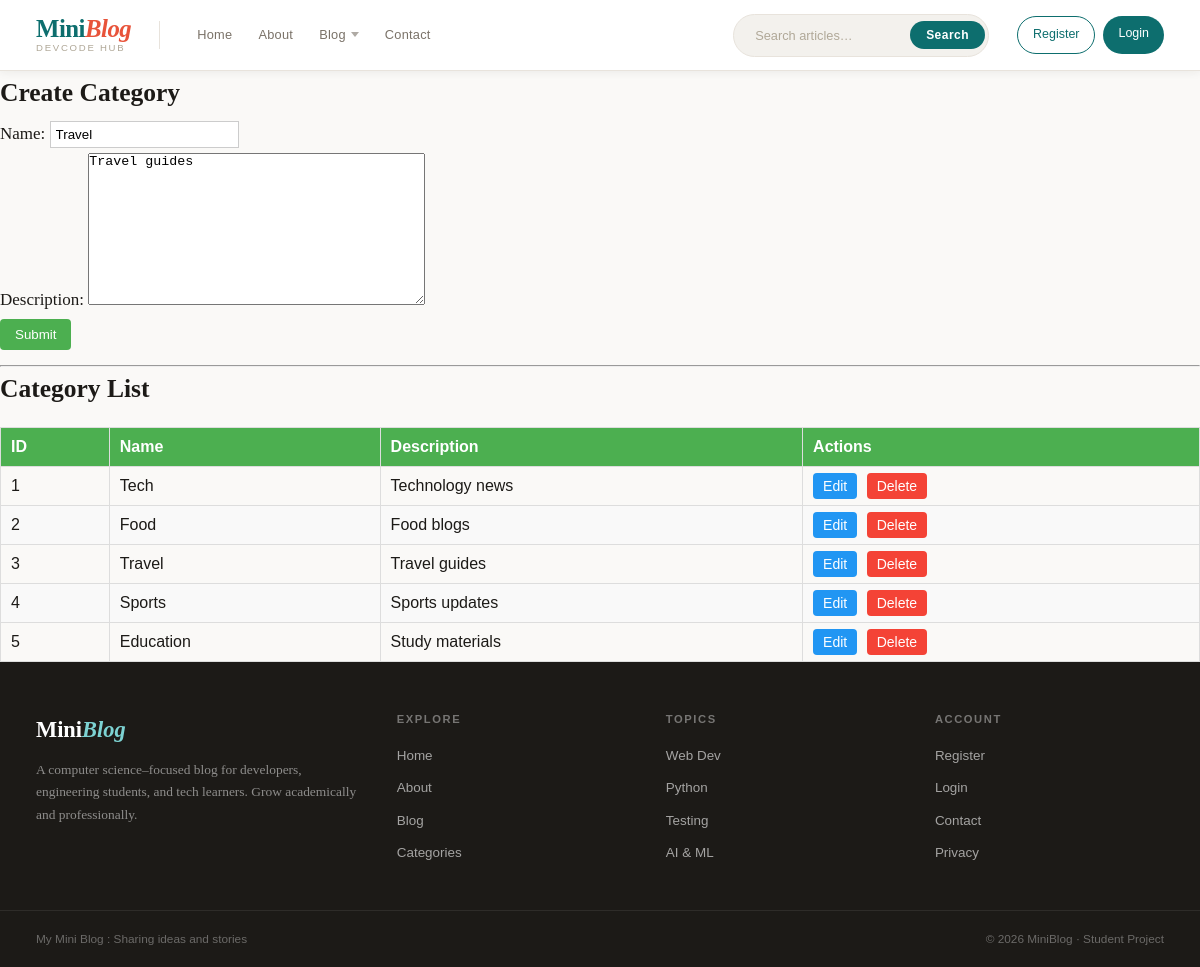
Page /category/edit/3/ on the committed database.
### blog/models.py (models this page shows, shortened)
class Category(models.Model):
    name = models.CharField(max_length=100)
    description = models.TextField()

### blog/views.py (the view)
# urls.py: path('category/edit/<int:id>/', views.edit_category, name='edit_category'),
def edit_category(request, id):
    category = get_object_or_404(Category, id=id)
    if request.method == "POST":
        form = CategoryForm(request.POST, instance=category)
        if form.is_valid():
            form.save()
            return redirect('category')
    form = CategoryForm(instance=category)
    data = Category.objects.all()
    return render(request, "category.html", {
        "form": form,
        "data": data
    })

### blog/forms.py
class CategoryForm(forms.ModelForm):
    class Meta:
        model = Category
        fields = '__all__'

### blog/context_processors.py (called while the page is built)
def blog_info(request):
    return {
        'blog_title': 'My Mini Blog',
        'blog_tagline': 'Sharing ideas and stories'
    }

### Templates/category.html (shortened to what this page needs)
{% extends 'base.html' %}
{% block content %}
<h2>Create Category</h2>
<form method="POST">
    {{ form.as_p }}
    <input type="submit" value="Submit" class="btn-submit">
</form>
<hr>
<h2>Category List</h2>
<table class="category-table">
    <thead>
        <tr>
            <th>ID</th>
            <th>Name</th>
            <th>Description</th>
            <th>Actions</th>
        </tr>
    </thead>
    <tbody>
        {% for item in data %}
        <tr>
            <td>{{ item.id }}</td>
            <td>{{ item.name }}</td>
            <td>{{ item.description }}</td>
            <td>
                <a href="{% url 'edit_category' item.id %}" class="btn-edit">Edit</a>
                <a href="{% url 'delete_category' item.id %}" class="btn-delete">Delete</a>
            </td>
        </tr>
        {% endfor %}
    </tbody>
</table>
{% endblock %}

### static/css/base.css (style rules this page uses)
:root { --bg: #faf9f7; --bg2: #f3f1ed; --surface: #ffffff; --surface2: #f7f5f2; --border: #e8e3dc; --border2: #d4cdc3; --teal: #0d6e6e; --teal-dark: #084e4e; --teal-mid: #1a8a8a; --teal-pale: #e8f4f4; --teal-glow: rgba(13, 110, 110, 0.12); --coral: #e8533a; --coral-dk: #c73d26; --coral-pale:#fdf0ed; --text: #1c1a17; --text2: #3d3830; --muted: #7a7268; --subtle: #b0a898; --f-display: 'Playfair Display', Georgia, serif; --f-body: 'Source Serif 4', 'Palatino Linotype', serif; --f-ui: 'DM Sans', Verdana, sans-serif; --f-mono: 'Courier New', Courier, monospace; --radius: 8px; --radius-lg: 14px; --shadow-sm: 0 2px 8px rgba(28, 26, 23, 0.06); --shadow: 0 6px 24px rgba(28, 26, 23, 0.10); --shadow-lg: 0 16px 48px rgba(28, 26, 23, 0.14); }
*, *::before, *::after { box-sizing: border-box; margin: 0; padding: 0; }
html { scroll-behavior: smooth; }
body { background: var(--bg); color: var(--text); font-family: var(--f-body); font-size: 17px; line-height: 1.75; min-height: 100vh; display: flex; flex-direction: column; }
a { color: inherit; text-decoration: none; }

### Templates/base.html (style rules this page uses)
input { padding: 5px; margin: 5px 0; border: 1px solid #ccc; }
:root { --bg: #faf9f7; --bg2: #f3f1ed; --surface: #ffffff; --surface2: #f7f5f2; --border: #e8e3dc; --border2: #d4cdc3; --teal: #0d6e6e; --teal-dark: #084e4e; --teal-mid: #1a8a8a; --teal-pale: #e8f4f4; --teal-glow: rgba(13, 110, 110, 0.12); --coral: #e8533a; --coral-dk: #c73d26; --coral-pale:#fdf0ed; --text: #1c1a17; --text2: #3d3830; --muted: #7a7268; --subtle: #b0a898; --f-display: 'Playfair Display', Georgia, serif; --f-body: 'Source Serif 4', 'Palatino Linotype', serif; --f-ui: 'DM Sans', Verdana, sans-serif; --f-mono: 'Courier New', Courier, monospace; --radius: 8px; --radius-lg: 14px; --shadow-sm: 0 2px 8px rgba(28, 26, 23, 0.06); --shadow: 0 6px 24px rgba(28, 26, 23, 0.10); --shadow-lg: 0 16px 48px rgba(28, 26, 23, 0.14); }
*, *::before, *::after { box-sizing: border-box; margin: 0; padding: 0; }
html { scroll-behavior: smooth; }
body { background: var(--bg); color: var(--text); font-family: var(--f-body); font-size: 17px; line-height: 1.75; min-height: 100vh; display: flex; flex-direction: column; }
a { color: inherit; text-decoration: none; }

### Templates/category.html (style rules this page uses)
.category-table { width: 100%; border-collapse: collapse; margin-top: 15px; font-family: Arial, sans-serif; }
.category-table th, .category-table td { border: 1px solid #ddd; padding: 10px; text-align: left; }
.category-table th { background-color: #4CAF50; color: white; }
.category-table tr:nth-child(even) { background-color: #f9f9f9; }
.btn-edit, .btn-delete { padding: 5px 10px; text-decoration: none; border-radius: 4px; font-size: 14px; }
.btn-edit { background-color: #2196F3; color: white; }
.btn-delete { background-color: #f44336; color: white; margin-left: 5px; }
.btn-submit { background-color: #4CAF50; color: white; padding: 8px 15px; border: none; border-radius: 4px; cursor: pointer; }

### rows in the picture
Category: name "Travel", description "Travel guides", id "3"
Category: id "1", name "Tech", description "Technology news"
Category: id "2", name "Food", description "Food blogs"
Category: id "4", name "Sports", description "Sports updates"
Category: id "5", name "Education", description "Study materials"

### other values in the picture
{{ blog_title }} "My Mini Blog"
{{ blog_tagline }} "Sharing ideas and stories"
